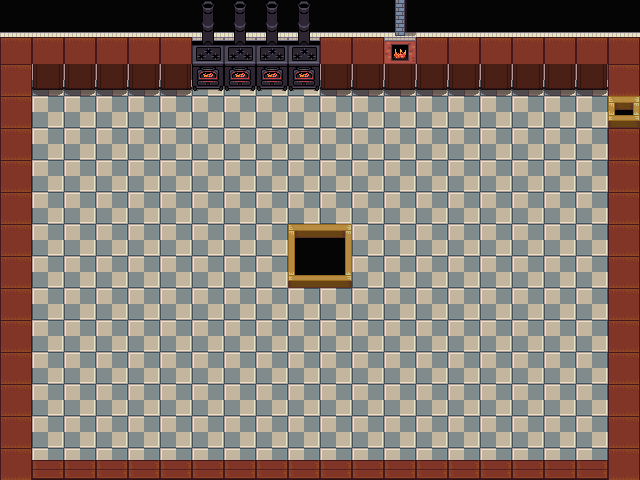

Below is a game level as drawn by its tile map, then a one-line description and the .tmx file that defines it, in full:
An orthogonal 20x15 tile map with 32x32 px tiles, 2 tile layers (backgroundLayer, blockedLayer), 2 tilesets and 13 objects (3x bun, 3x uncookedMeat, hole, ketchup, lettuce, ...).

<map version="1.0" tiledversion="1.1.5" orientation="orthogonal" renderorder="right-down" width="20" height="15" tilewidth="32" tileheight="32" infinite="0" nextobjectid="59">
 <tileset firstgid="1" name="tiles" tilewidth="32" tileheight="32" tilecount="256" columns="16">
  <image source="LPC_house_interior/interior.png" width="512" height="512" />
 </tileset>
 <tileset firstgid="257" source="tilemaps/tiles.tsx" />
 <layer name="backgroundLayer" width="20" height="15">
  <data encoding="csv">
20,20,20,20,20,20,20,20,20,20,20,20,20,20,20,20,20,20,20,20,
108,108,108,108,108,108,108,108,108,108,108,108,108,108,108,108,108,108,108,108,
0,65,65,65,65,65,65,65,65,65,65,65,65,65,65,65,65,65,65,0,
0,65,65,65,65,65,65,65,65,65,65,65,65,65,65,65,65,65,65,0,
0,65,65,65,65,65,65,65,65,65,65,65,65,65,65,65,65,65,65,0,
0,65,65,65,65,65,65,65,65,65,65,65,65,65,65,65,65,65,65,0,
0,65,65,65,65,65,65,65,65,65,65,65,65,65,65,65,65,65,65,0,
0,65,65,65,65,65,65,65,65,65,65,65,65,65,65,65,65,65,65,0,
0,65,65,65,65,65,65,65,65,65,65,65,65,65,65,65,65,65,65,0,
0,65,65,65,65,65,65,65,65,65,65,65,65,65,65,65,65,65,65,0,
0,65,65,65,65,65,65,65,65,65,65,65,65,65,65,65,65,65,65,0,
0,65,65,65,65,65,65,65,65,65,65,65,65,65,65,65,65,65,65,0,
0,65,65,65,65,65,65,65,65,65,65,65,65,65,65,65,65,65,65,0,
0,65,65,65,65,65,65,65,65,65,65,65,65,65,65,65,65,65,65,0,
0,65,65,65,65,65,65,65,65,65,65,65,65,65,65,65,65,65,65,0
</data>
 </layer>
 <layer name="blockedLayer" width="20" height="15">
  <data encoding="csv">
0,0,0,0,0,0,123,123,123,123,0,0,60,0,0,0,0,0,0,0,
54,54,54,54,54,54,138,138,138,138,54,54,92,54,54,54,54,54,54,54,
55,86,86,86,86,86,156,156,156,156,86,86,86,86,86,86,86,86,86,55,
55,0,0,0,0,0,0,0,0,0,0,0,0,0,0,0,0,0,0,1,
55,0,0,0,0,0,0,0,0,0,0,0,0,0,0,0,0,0,0,55,
55,0,0,0,0,0,0,0,0,0,0,0,0,0,0,0,0,0,0,55,
55,0,0,0,0,0,0,0,0,0,0,0,0,0,0,0,0,0,0,55,
55,0,0,0,0,0,0,0,0,3,5,0,0,0,0,0,0,0,0,55,
55,0,0,0,0,0,0,0,0,35,37,0,0,0,0,0,0,0,0,55,
55,0,0,0,0,0,0,0,0,0,0,0,0,0,0,0,0,0,0,55,
55,0,0,0,0,0,0,0,0,0,0,0,0,0,0,0,0,0,0,55,
55,0,0,0,0,0,0,0,0,0,0,0,0,0,0,0,0,0,0,55,
55,0,0,0,0,0,0,0,0,0,0,0,0,0,0,0,0,0,0,55,
55,0,0,0,0,0,0,0,0,0,0,0,0,0,0,0,0,0,0,55,
55,52,52,52,52,52,52,52,52,52,52,52,52,52,52,52,52,52,52,55
</data>
 </layer>
 <objectgroup name="objectsLayer">
  <object id="38" name="hole" gid="20" x="298" y="288" width="66" height="66" visible="0">
   <properties>
    <property name="type" value="hole" />
   </properties>
  </object>
  <object id="41" name="bun" gid="103" x="603" y="228" width="32" height="32">
   <properties>
    <property name="sprite" value="bun" />
    <property name="type" value="item" />
   </properties>
  </object>
  <object id="42" name="bun" gid="103" x="603" y="288" width="32" height="32">
   <properties>
    <property name="sprite" value="bun" />
    <property name="type" value="item" />
   </properties>
  </object>
  <object id="43" name="bun" gid="103" x="604" y="257" width="32" height="32">
   <properties>
    <property name="sprite" value="bun" />
    <property name="type" value="item" />
   </properties>
  </object>
  <object id="45" name="uncookedMeat" gid="25" x="5" y="161" width="32" height="32">
   <properties>
    <property name="sprite" value="uncookedMeat" />
    <property name="type" value="item" />
   </properties>
  </object>
  <object id="48" name="uncookedMeat" gid="25" x="5" y="192" width="32" height="32">
   <properties>
    <property name="sprite" value="uncookedMeat" />
    <property name="type" value="item" />
   </properties>
  </object>
  <object id="49" name="uncookedMeat" gid="25" x="5" y="225" width="32" height="32">
   <properties>
    <property name="sprite" value="uncookedMeat" />
    <property name="type" value="item" />
   </properties>
  </object>
  <object id="50" name="ketchup" gid="27" x="512" y="477" width="32" height="32">
   <properties>
    <property name="sprite" value="ketchup" />
    <property name="type" value="item" />
   </properties>
  </object>
  <object id="51" name="lettuce" gid="6" x="353" y="476" width="32" height="32">
   <properties>
    <property name="sprite" value="lettuce" />
    <property name="type" value="item" />
   </properties>
  </object>
  <object id="52" name="cheese" gid="42" x="6" y="353" width="32" height="32">
   <properties>
    <property name="sprite" value="cheese" />
    <property name="type" value="item" />
   </properties>
  </object>
  <object id="53" name="playerStart" gid="163" x="318" y="352" width="32" height="32">
   <properties>
    <property name="type" value="playerStart" />
   </properties>
  </object>
  <object id="57" name="stove" gid="412" x="191.453" y="98.3373" width="128" height="32">
   <properties>
    <property name="type" value="stove" />
   </properties>
  </object>
  <object id="58" gid="257" x="606.752" y="128.765" width="32" height="32" />
 </objectgroup>
</map>